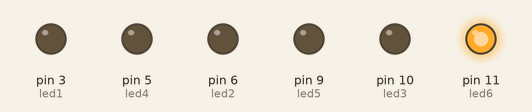
This sketch was run on a simulated Arduino Uno, built with avr-gcc and run on an emulated ATmega328P. Shown: output pins drawn as LEDs (lit = HIGH).

Above: at 0.02 s.
At 0.35 s:
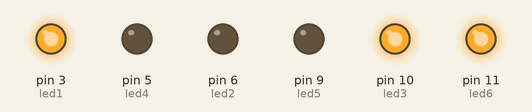
At 0.74 s:
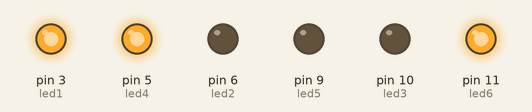
At 1.45 s:
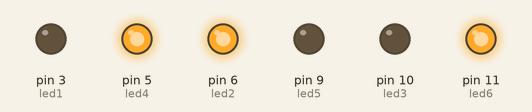
At 2.17 s:
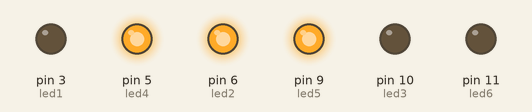
At 2.94 s:
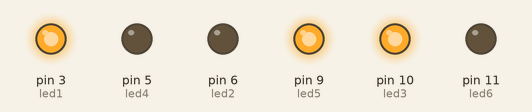
Timing chart, 0 to 3.2 s (numbered marks = the images above):
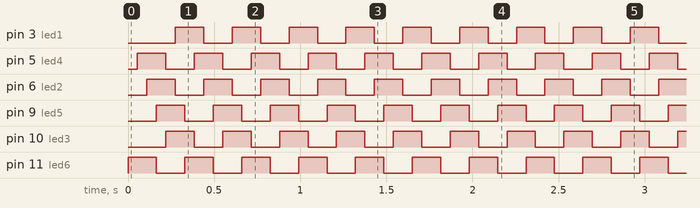

The sketch:

ArduinoCode_No_Pot_.ino
```cpp
 #include <Arduino.h>

/*
Title: Inverter
Author : Benjamin Brown
 */
int led6 = 11;
int led5 = 9;
int led4 = 5;
int led3 = 10;
int led2 = 6;
int led1 = 3;


void setup()
{
  pinMode(led1, OUTPUT);
  pinMode(led2, OUTPUT);
  pinMode(led3, OUTPUT);
  pinMode(led3, OUTPUT);
  pinMode(led5, OUTPUT);
  pinMode(led6, OUTPUT);


}

class WriteTo
{
  public:
    void Zero(){
      analogWrite(led1, 0);
      analogWrite(led2, 0);
      analogWrite(led3, 0);
      analogWrite(led4, 0);
      analogWrite(led5, 0);
      analogWrite(led6, 0);
    }
};
void loop()
{
  WriteTo writeTo;
  float Frequency;
  int MaxFrequency;
  int Time;
  float PulseWidth;
  int Input = 17; //Set Input (0-1023 Optimised for arduino Analog Pins).
  for(;;)
  {
    MaxFrequency = 70; //Set Motor Maximum Frequency. (Check IGBT DataSheet For their speed )
    Time = 1000;
    Frequency = Input/(1023/MaxFrequency);
    PulseWidth = (Time/Frequency)/6;
    if (Input <= 14)
    {
      writeTo.Zero();
    }
    else
    {
      analogWrite(led6, 1023);
      analogWrite(led5, 0);
      delay(PulseWidth/3);
      analogWrite(led4, 1023);
      analogWrite(led3, 0);
      delay(PulseWidth/3);
      analogWrite(led2, 1023);
      analogWrite(led1, 0); //Half
      delay(PulseWidth/3);
      analogWrite(led6, 0);
      analogWrite(led5, 1023);
      delay(PulseWidth/3);
      analogWrite(led4, 0);
      analogWrite(led3, 1023);
      delay(PulseWidth/3);
      analogWrite(led2, 0);
      analogWrite(led1, 1023);
      delay(PulseWidth/3);
      Input == 0;

    }


  }
}
```

Measured:
- by itself, pin 3 (led1), pin 5 (led4), pin 6 (led2), pin 9 (led5), pin 10 (led3), pin 11 (led6): alternates HIGH for 0.17 s and LOW for 0.17 s
